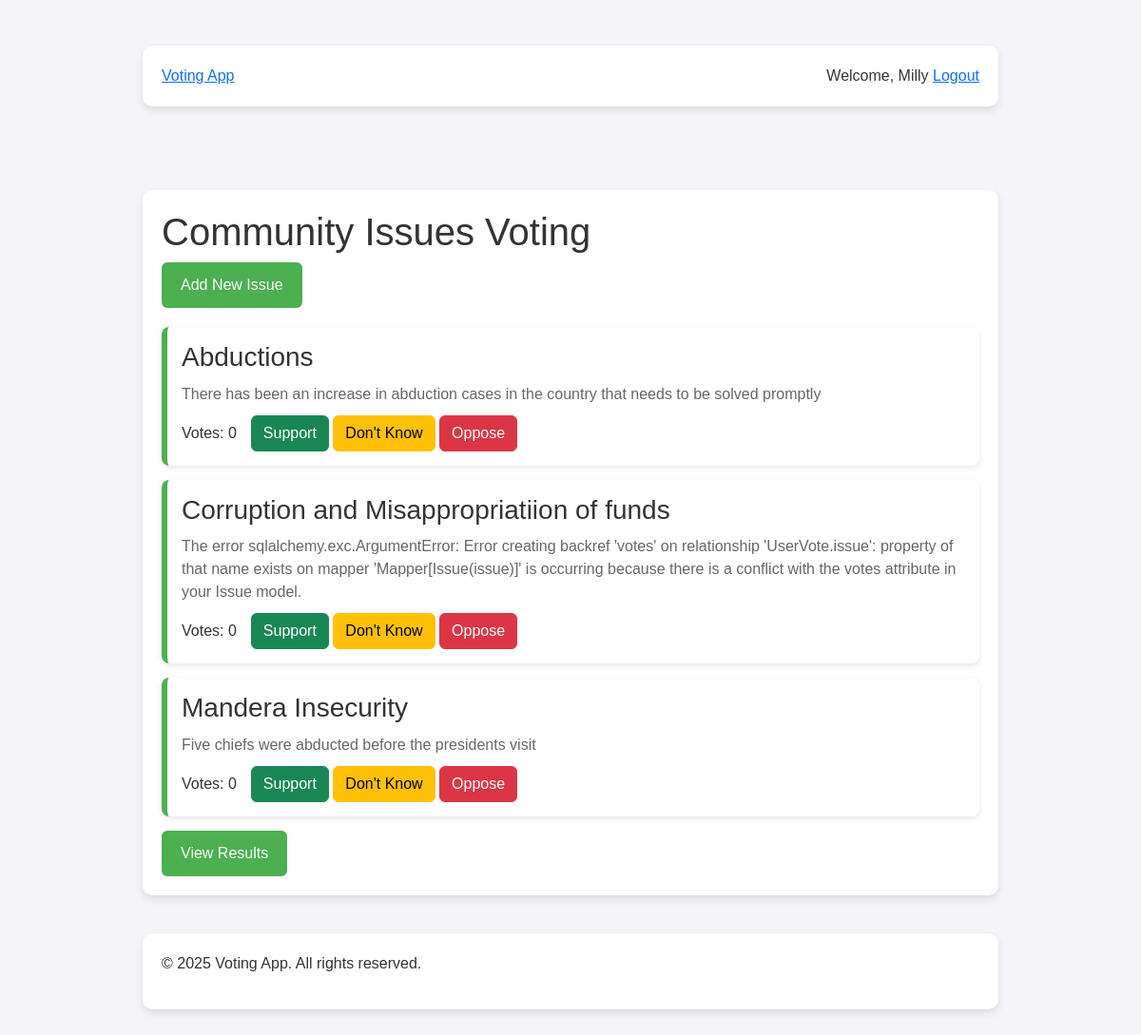
The app's page / (signed in) with its own data.
### app.py (models this page shows)
class User(UserMixin, db.Model):
    id = db.Column(db.Integer, primary_key=True)
    username = db.Column(db.String(100), unique=True, nullable=False)
    email = db.Column(db.String(100), unique=True, nullable=False)
    password = db.Column(db.String(200), nullable=False)
    is_admin = db.Column(db.Boolean, default=False)

class Issue(db.Model):
    id = db.Column(db.Integer, primary_key=True)
    title = db.Column(db.String(100), nullable=False)
    description = db.Column(db.Text)
    votes = db.Column(db.Integer, default=0)
    category_id = db.Column(db.Integer, db.ForeignKey('category.id'))
    category = db.relationship('Category', backref='issues')
    created_at = db.Column(db.DateTime, default=datetime.utcnow)
    updated_at = db.Column(db.DateTime, default=datetime.utcnow, onupdate=datetime.utcnow)

### app.py (the view)
@app.route('/')
def index():
    sort_by = request.args.get('sort', 'date')
    category_filter = request.args.get('category')
    query = Issue.query
    if category_filter:
        query = query.filter_by(category_id=category_filter)
    if sort_by == 'votes':
        query = query.order_by(Issue.votes.desc())
    else:  # Default sort by date
        query = query.order_by(Issue.created_at.desc())
    issues = query.all()
    categories = Category.query.all()
    return render_template(
        'index.html',
        issues=issues,
        categories=categories,
        current_sort=sort_by,
        current_category=category_filter
    )

### app.py (called while the page is built)
@login_manager.user_loader
def load_user(user_id):
    return User.query.get(int(user_id))

### app/templates/index.html (shortened to what this page needs)
{% extends "base.html" %}
{% block extra_head %}
  <link rel="stylesheet" href="{{ url_for('static', filename='index.css') }}">
{% endblock %}
{% block content %}
<section class="actions">
    <a href="{{ url_for('add_issue') }}" class="button">Add New Issue</a>
</section>
<section class="issues-list">
    {% if issues %}
        {% for issue in issues %}
        <article class="issue">
            <header>
                <h3>{{ issue.title }}</h3>
            </header>
            <p>{{ issue.description }}</p>
            <footer class="vote-section">
                <span>Votes: {{ issue.votes }}</span>
                <form action="{{ url_for('vote', issue_id=issue.id) }}" method="POST">
                    <button type="submit" name="vote_type" value="agree" class="btn btn-success">Support</button>
                    <button type="submit" name="vote_type" value="not_sure" class="btn btn-warning">Don't Know</button>
                    <button type="submit" name="vote_type" value="disagree" class="btn btn-danger">Oppose</button>
                </form>
            </footer>
        </article>
        {% endfor %}
    {% else %}
        <p>No issues found. Please add an issue.</p>
    {% endif %}
</section>
<section class="results-link">
    <a href="{{ url_for('results') }}" class="button">View Results</a>
</section>
{% endblock %}

### app/templates/base.html (shortened to what this page needs)
<!DOCTYPE html>
<html lang="en">
<head>
  <link rel="stylesheet" href="https://cdn.jsdelivr.net/npm/bootstrap@5.3.0/dist/css/bootstrap.min.css">
  <link rel="stylesheet" href="{{ url_for('static', filename='base.css') }}">
  {% block extra_head %}{% endblock %}
</head>
<body>
  <header>
    <div class="navbar">
      <div class="container">
        <a class="logo" href="{{ url_for('index') }}">Voting App</a>
        <nav>
          {% if current_user.is_authenticated %}
            <span>Welcome, {{ current_user.username }}</span>
            <a href="{{ url_for('logout') }}">Logout</a>
          {% else %}
            <a href="{{ url_for('login') }}">Login</a>
            <a href="{{ url_for('register') }}">Register</a>
          {% endif %}
        </nav>
      </div>
    </div>
  </header>
  <main class="container">
    <h1>Community Issues Voting</h1>
    {% block content %}{% endblock %}
  </main>
  <footer>
    <div class="container">
      <p>&copy; {{ current_year if current_year is defined else "2025" }} Voting App. All rights reserved.</p>
    </div>
  </footer>
</body>
</html>

### static/base.css (style rules this page uses)
body { font-family: 'Poppins', sans-serif; margin: 0; padding: 0; background-color: #f4f4f9; color: #333; }
.container { max-width: 900px; margin: 40px auto; background: white; padding: 20px; border-radius: 10px; box-shadow: 0 4px 8px rgba(0, 0, 0, 0.1); }
.button { display: inline-block; padding: 12px 20px; background: #4CAF50; color: white; border-radius: 6px; text-decoration: none; transition: background 0.3s ease; }

### static/index.css (style rules this page uses)
.issues-list { margin-top: 20px; }
.issue { background: white; padding: 15px; margin-bottom: 15px; border-left: 6px solid #4CAF50; border-radius: 8px; box-shadow: 0 2px 6px rgba(0, 0, 0, 0.1); }
.issue h3 { margin: 0; color: #333; }
.issue p { color: #666; margin: 10px 0; }
.vote-section { display: flex; align-items: center; gap: 15px; margin-top: 10px; }

### records on screen
User: username "Milly"
Issue: title "Abductions", description "There has been an increase in abduction cases in the country that needs to be solved promptly", votes "0"
Issue: title "Corruption and Misappropriatiion of funds", description "The error sqlalchemy.exc.ArgumentError: Error creating backref 'votes' on relationship 'UserVote.issue': property of that name exists on mapper 'Mapper[Issue(issue)]' is occurring because there is a conflict with the votes attribute in your Issue model.", votes "0"
Issue: title "Mandera Insecurity", description "Five chiefs were abducted before the presidents visit", votes "0"

### other values on screen
{{ current_year if current_year is defined else "2025" }} "2025"
